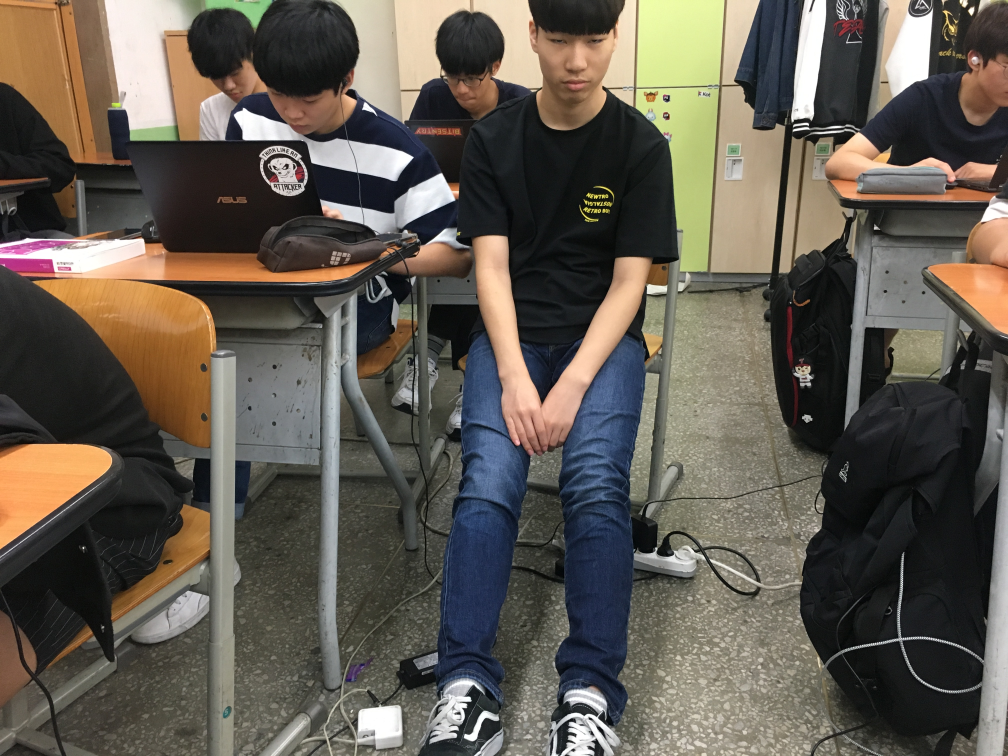
#> input picture openCV/Human_Detection/human_detection/IMG_8226.JPG, 4032 x 3024 px (shown at 1/4 size); its folder holds 4 pictures in this run
$ python human_pic.py
#> lines starting #> are read from the running program, lines starting #| are printed output that depends on the picture
from imutils.object_detection import non_max_suppression
from imutils import paths
import numpy as np
import imutils
import cv2

hog = cv2.HOGDescriptor()
hog.setSVMDetector(cv2.HOGDescriptor_getDefaultPeopleDetector())

for imagePath in paths.list_images('./human_detection'):
	image = cv2.imread(imagePath)
#> image is the input picture: shape (3024, 4032, 3); mean B, G, R 80.8, 90.6, 97.3
	image = imutils.resize(image, width=min(400, image.shape[1]))
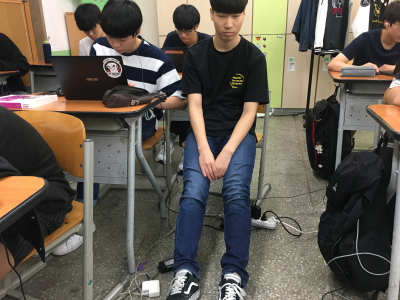
#> image: shape (300, 400, 3); mean B, G, R 80.8, 90.6, 97.3
	orig = image.copy()

	(rects, weights) = hog.detectMultiScale(image, winStride=(4, 4),
		padding=(8, 8), scale=1.05)
#> rects = (); weights = ()

    #Before__
	for (x, y, w, h) in rects:
		cv2.rectangle(orig, (x, y), (x + w, y + h), (0, 0, 255), 2)
#> this loop made 0 passes

	rects = np.array([[x, y, x + w, y + h] for (x, y, w, h) in rects])
#> rects = empty array
	pick = non_max_suppression(rects, probs=None, overlapThresh=0.65)
#> pick = []

    #After__
	for (xA, yA, xB, yB) in pick:
		cv2.rectangle(image, (xA, yA), (xB, yB), (0, 255, 0), 2)

	filename = imagePath[imagePath.rfind("/") + 1:]
	print("[INFO] {}: {} original boxes, {} after suppression".format(
		filename, len(rects), len(pick)))
#| [INFO] IMG_8226.JPG: 0 original boxes, 0 after suppression

	cv2.imshow("Before NMS", orig)
	cv2.imshow("After NMS", image)
	cv2.waitKey(0)
#> pass 2 of the loop `for imagePath in paths.list_images('./human_detection'):`:
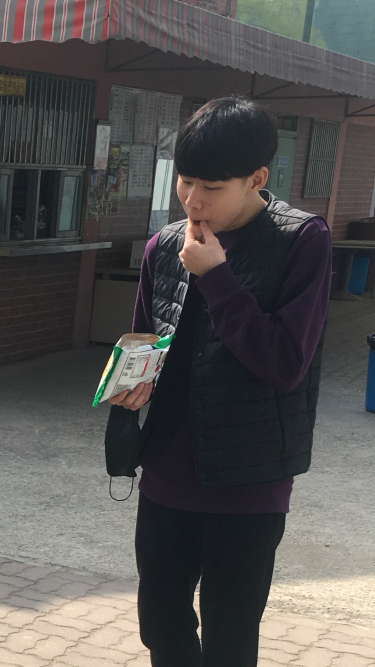
#> input picture openCV/Human_Detection/human_detection/asdf.PNG, 750 x 1334 px (shown at 1/2 size)
#> image is the input picture: shape (1334, 750, 3); mean B, G, R 82, 83.1, 84.6
#> `(rects, weights) = hog.detectMultiScale(image, winStride=(4, 4), paddi..`: rects = [[137, 90, 77, 153]]; weights = [0.125]
#> the loop `for (x, y, w, h) in rects:` made 1 pass
#> after the loop `for (x, y, w, h) in rects:`:
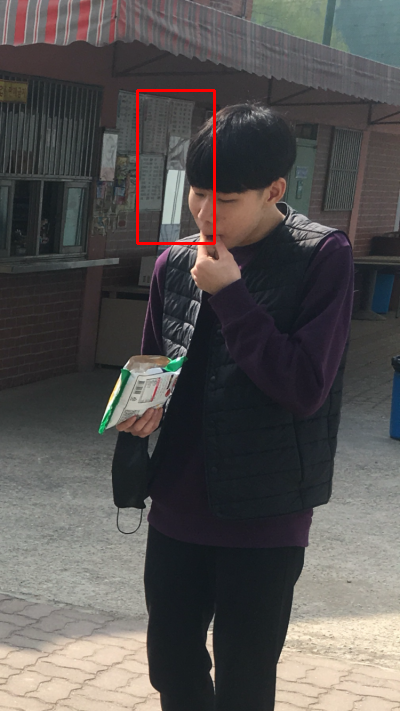
#> orig: shape (711, 400, 3); mean B, G, R 81.6, 82.8, 85.5
#> `rects = np.array([[x, y, x + w, y + h] for (x, y, w, h) in rects])`: rects = [[137, 90, 214, 243]]
#> the loop `for (xA, yA, xB, yB) in pick:` made 1 pass
#> after the loop `for (xA, yA, xB, yB) in pick:`:
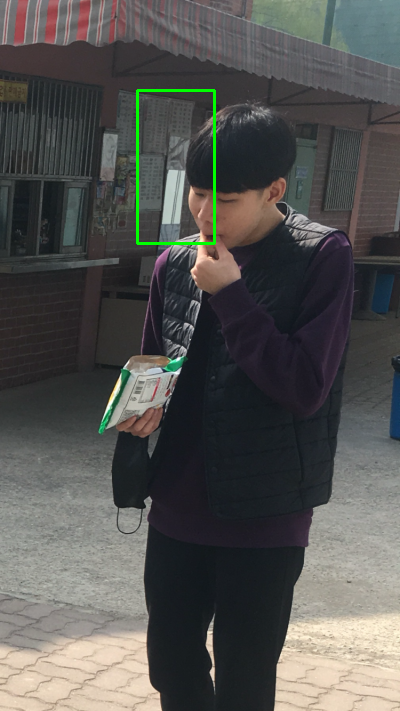
#> image: shape (711, 400, 3); mean B, G, R 81.6, 84, 84.2
#| [INFO] asdf.PNG: 1 original boxes, 1 after suppression
